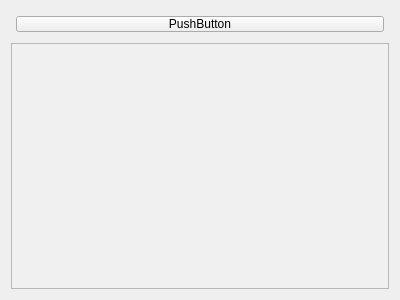
<?xml version="1.0" encoding="UTF-8"?>
<ui version="4.0">
 <class>MainWindow</class>
 <widget class="QMainWindow" name="MainWindow">
  <property name="geometry">
   <rect>
    <x>0</x>
    <y>0</y>
    <width>400</width>
    <height>300</height>
   </rect>
  </property>
  <property name="windowTitle">
   <string>MainWindow</string>
  </property>
  <widget class="QWidget" name="centralWidget">
   <layout class="QHBoxLayout" name="horizontalLayout">
    <item>
     <layout class="QVBoxLayout" name="myhLayout">
      <item>
       <widget class="QPushButton" name="pushButton">
        <property name="styleSheet">
         <string notr="true">QPushButton:hover{
	background-color: rgb(255, 255, 255);
border-image: url(:/Images/clear.png);
}
QPushButton{
margin:5
}</string>
        </property>
        <property name="text">
         <string>PushButton</string>
        </property>
       </widget>
      </item>
      <item>
       <widget class="QTextBrowser" name="textBrowser">
        <property name="styleSheet">
         <string notr="true">background-color: rgb(254, 254, 254);
background-color: rgb(254, 254, 254);
background-color: rgb(240, 240, 240);</string>
        </property>
       </widget>
      </item>
     </layout>
    </item>
   </layout>
  </widget>
 </widget>
 <layoutdefault spacing="6" margin="11"/>
 <resources/>
 <connections/>
</ui>
